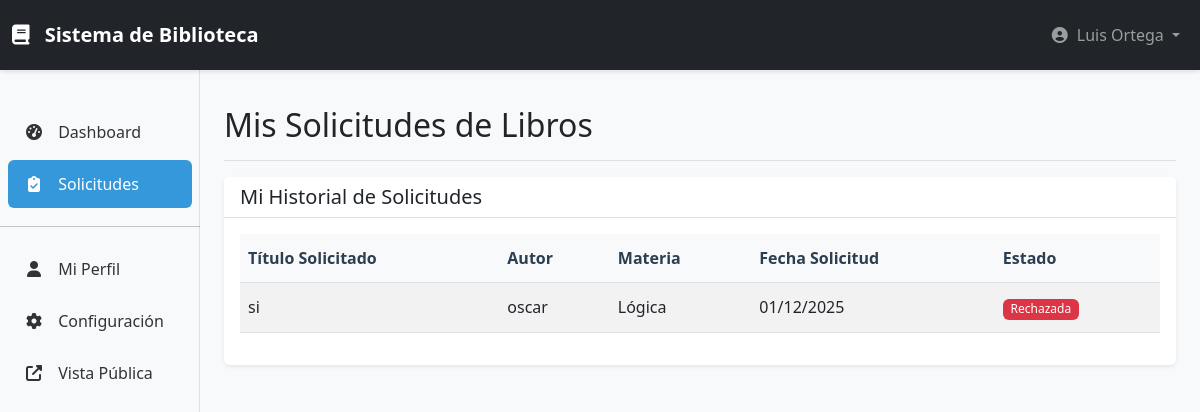
Page /WEB/dashboard/book-requests.php (signed in) on the committed database.
### tables this page shows
CREATE TABLE IF NOT EXISTS `solicitudes_libros` (
  `id` int NOT NULL AUTO_INCREMENT,
  `titulo_solicitado` varchar(255) NOT NULL,
  `autor_solicitado` varchar(255) DEFAULT NULL,
  `materia` varchar(100) NOT NULL,
  `estudiante_id` int NOT NULL,
  `justificacion` text,
  `estado` enum('pendiente','atendida','rechazada') DEFAULT 'pendiente',
  `created_at` timestamp NULL DEFAULT CURRENT_TIMESTAMP,
  PRIMARY KEY (`id`),
  KEY `estudiante_id` (`estudiante_id`)
);

### WEB/includes/auth.php (called while the page is built, shortened)
<?php
require_once 'database.php';
class Auth {
    public static function isEstudiante() {
        return isset($_SESSION['role']) && $_SESSION['role'] === 'Estudiante';
    }
}
?>

### WEB/classes/Model.php (called while the page is built, shortened)
<?php
require_once '../includes/database.php';
require_once '../includes/functions.php';
class Model {
    public function __construct($table) {
        $this->db = new Database();
        $this->conn = $this->db->getConnection();
    }
}
?>

### WEB/includes/database.php (called while the page is built, shortened)
<?php
class Database {
    private $host = 'localhost';
    private $db_name = 'sistema_biblioteca';
    private $username = 'root';
    private $password = '';
    public function getConnection() {
        $this->conn = null;
        try {
            $this->conn = new PDO(
                "mysql:host=" . $this->host . ";dbname=" . $this->db_name . ";charset=utf8",
                $this->username,
                $this->password
            );
            $this->conn->setAttribute(PDO::ATTR_ERRMODE, PDO::ERRMODE_EXCEPTION);
        } catch(PDOException $exception) {
            echo "Error de conexión: " . $exception->getMessage();
        }
        return $this->conn;
    }
}
?>

### WEB/classes/Student.php (called while the page is built, shortened)
<?php
require_once 'Model.php';
class Student extends Model {
    public function getByUserId($usuario_id) {
        $query = "SELECT e.*,
                  CONCAT(e.primer_nombre, ' ', e.primer_apellido) as nombre_completo,
                  TIMESTAMPDIFF(YEAR, e.fecha_nacimiento, CURDATE()) as edad
                  FROM estudiantes e
                  WHERE e.usuario_id = :usuario_id AND e.activo = 1";
        $stmt = $this->conn->prepare($query);
        $stmt->bindParam(':usuario_id', $usuario_id);
        $stmt->execute();
        return $stmt->fetch(PDO::FETCH_ASSOC);
    }
}
?>

### WEB/classes/BookRequest.php (called while the page is built, shortened)
<?php
require_once 'Model.php';
class BookRequest extends Model {
public function getByStudentId($estudiante_id) {
    $query = "SELECT s.*,
              CONCAT(e.primer_nombre, ' ', e.primer_apellido) as estudiante_nombre,
              e.cip_identificacion as estudiante_cip,
              e.carrera as estudiante_carrera
              FROM solicitudes_libros s
              INNER JOIN estudiantes e ON s.estudiante_id = e.id
              WHERE s.estudiante_id = :estudiante_id
              ORDER BY s.created_at DESC";
    $stmt = $this->conn->prepare($query);
    $stmt->bindParam(':estudiante_id', $estudiante_id);
    $stmt->execute();
    return $stmt->fetchAll(PDO::FETCH_ASSOC);
}
}
?>

### WEB/includes/functions.php (called while the page is built, shortened)
<?php
function formatDate($date, $format = 'd/m/Y') {
    $datetime = new DateTime($date);
    return $datetime->format($format);
}
?>

### WEB/dashboard/book-requests.php (the view, shortened to what this page needs)
<?php
require_once '../includes/auth.php';
require_once '../classes/BookRequest.php';
require_once '../classes/Student.php';
$requestModel = new BookRequest();
$studentModel = new Student();
if (Auth::isEstudiante()) {
    $estudiante_actual = $studentModel->getByUserId($_SESSION['user_id']);
    if ($estudiante_actual) {
        $solicitudes = $requestModel->getByStudentId($estudiante_actual['id']);
    } else {
        $solicitudes = [];
        $solicitudes_pendientes = [];
    }
} else {
    $solicitudes = $requestModel->getAllWithStudentInfo();
    $solicitudes_pendientes = $requestModel->getPendingRequests();
}
?>
<!DOCTYPE html>
<html lang="es">
<head>
    <link href="<?php echo BOOTSTRAP_CSS; ?>" rel="stylesheet">
    <link href="<?php echo FONTAWESOME; ?>" rel="stylesheet">
    <link href="../assets/css/custom.css" rel="stylesheet">
</head>
<body>
    <?php include 'includes/navbar.php'; ?>
    <div class="container-fluid">
        <div class="row">
            <?php include 'includes/sidebar.php'; ?>
            <main class="col-md-9 ms-sm-auto col-lg-10 px-md-4">
                <div class="d-flex justify-content-between flex-wrap flex-md-nowrap align-items-center pt-3 pb-2 mb-3 border-bottom">
                    <h1 class="h2">
                        <?php echo Auth::isEstudiante() ? 'Mis Solicitudes de Libros' : 'Solicitudes de Libros'; ?>
                    </h1>
                </div>
                <div class="card">
                    <div class="card-header">
                        <h5 class="card-title mb-0">
                            <?php echo Auth::isEstudiante() ? 'Mi Historial de Solicitudes' : 'Historial de Solicitudes'; ?>
                        </h5>
                    </div>
                    <div class="card-body">
                        <div class="table-responsive">
                            <table class="table table-striped table-hover">
                                <thead>
                                    <tr>
                                        <th>Título Solicitado</th>
                                        <th>Autor</th>
                                        <th>Materia</th>
                                        <th>Fecha Solicitud</th>
                                        <th>Estado</th>
                                    </tr>
                                </thead>
                                <tbody>
                                    <?php if (empty($solicitudes)): ?>
                                        <tr>
                                            <td colspan="<?php echo Auth::isEstudiante() ? '5' : '7'; ?>" class="text-center text-muted">
                                                No hay solicitudes registradas.
                                            </td>
                                        </tr>
                                    <?php else: ?>
                                        <?php foreach ($solicitudes as $solicitud): ?>
                                        <tr>
                                            <td><?php echo htmlspecialchars($solicitud['titulo_solicitado']); ?></td>
                                            <td><?php echo htmlspecialchars($solicitud['autor_solicitado']); ?></td>
                                            <td><?php echo htmlspecialchars($solicitud['materia']); ?></td>
                                            <td><?php echo formatDate($solicitud['created_at']); ?></td>
                                            <td>
                                                <?php
                                                $estado_class = [
                                                    'pendiente' => 'warning',
                                                    'atendida' => 'success',
                                                    'rechazada' => 'danger'
                                                ];
                                                $estado_text = [
                                                    'pendiente' => 'Pendiente',
                                                    'atendida' => 'Atendida',
                                                    'rechazada' => 'Rechazada'
                                                ];
                                                ?>
                                                <span class="badge bg-<?php echo $estado_class[$solicitud['estado']]; ?>">
                                                    <?php echo $estado_text[$solicitud['estado']]; ?>
                                                </span>
                                            </td>
                                        </tr>
                                        <?php endforeach; ?>
                                    <?php endif; ?>
                                </tbody>
                            </table>
                        </div>
                    </div>
                </div>
            </main>
        </div>
    </div>
</body>
</html>

### WEB/assets/css/custom.css (style rules this page uses)
:root { --primary-color: #2c3e50; --secondary-color: #34495e; --accent-color: #3498db; --success-color: #27ae60; --warning-color: #f39c12; --danger-color: #e74c3c; }
body { font-family: 'Segoe UI', Tahoma, Geneva, Verdana, sans-serif; background-color: #f8f9fa; padding-top: 70px; }
main { margin-top: 0; padding: 20px; margin-left: 0; }
@media (min-width: 768px) { main { margin-left: 280px; } }
.card { border: none; box-shadow: 0 0.125rem 0.25rem rgba(0, 0, 0, 0.075); margin-bottom: 1.5rem; }
.card-header { background-color: white; border-bottom: 1px solid #dee2e6; font-weight: 600; }
.table th { border-top: none; font-weight: 600; color: var(--primary-color); background-color: #f8f9fa; }
.badge { font-size: 0.75em; font-weight: 500; }
.table > :not(caption) > * > * { padding: 0.75rem 0.5rem; }

### rows in the picture
solicitudes_libros: titulo_solicitado "si", autor_solicitado "oscar", materia "Lógica", created_at "01/12/2025", estado "Rechazada"

### other values in the picture
$_SESSION['nombre_completo'] "Luis Ortega"
